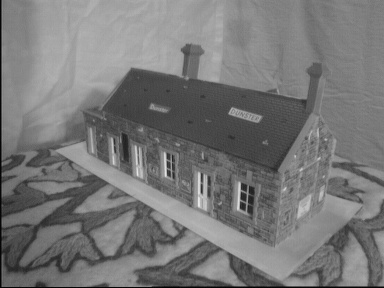
%> input picture vaja5/data/house1.jpg, 384 x 288 px
$ octave vaja5_naloga2.m   (GNU Octave 9; MATLAB toolbox functions it lacks are replaced by stand-ins)
%> lines starting %> are read from the running program, lines starting %| are printed output that depends on the picture
### vaja5/normalize2dpts.m
function [newpts, T] = normalize2dpts(pts)
% pts ... 2xN matrika to?k s slike

% newts ... 3XN matrika to?k (homogene koordinate)

pts = pts(1:2,:) ; Mu = mean(pts,2) ;
pt = pts - repmat(Mu,1,size(pts,2)) ; mean_dist = mean(sqrt(sum(pt.^2,1))) ;
scale = sqrt(2)/mean_dist ;
T = [scale, 0, -Mu(1)*scale ;...
0 scale -Mu(2)*scale; 0 0 1] ;
newpts = zeros(3,size(pts,2)) ;
for i = 1 : size(pts,2)
newpts(:,i) = T*[pts(:,i);1] ;
end

### vaja5/prikazipremico.m
function prikazipremico( l, w, h, col )
% l ... premica (l = [a , b, c])
% w ... 쉏rina slike
% h ... vi쉏na slike
% col ... barva premice (npr. col = 'g')

y1 = 0 ; y2 = h+1 ;
x1 = 0 ; x2 = w+1 ;
if l(2) < l(1)
    x1 = (-l(3)-l(2)*y1)/l(1) ;
    x2 = (-l(3)-l(2)*y2)/l(1) ;
else
    y1 = (-l(3)-l(1)*x1)/l(2) ;
    y2 = (-l(3)-l(1)*x2)/l(2) ;
end

plot([x1, x2], [y1, y2], col) ;

### vaja5/fundmatrixest_norm.m
function [F, e1, e2] = fundmatrixest_norm(x1, x2)
    [newpts1, T1] = normalize2dpts(x1);
    [newpts2, T2] = normalize2dpts(x2);

    [Fc, ~, ~] = fundmatrixest(newpts1, newpts2);

    F = T2'*Fc'*T1;

    [u,~,v]=svd(F);

    e1 = v(:,3)/v(3,3);
    e2 = u(:,3)/u(3,3);

### vaja5/fundmatrixest.m
function [F e1 e2] = fundmatrixest(x1, x2)
% Vhod:
% x1,x2 : 3xN matrika N homogenih to?k v 2D
% Izhod:
% F : 3x3 fundamentalna matrika, tako da velja x2’*F*x1 = 0
% e1 : epipol v prvi sliki, tako da velja F*e1 = 0
% e2 : epipol v drugi sliki, tako da velja F’*e2 = 0

u1 = x1(1,:)'; v1 = x1(2,:)';
u2 = x2(1,:)'; v2 = x2(2,:)';

A = [u1.*u2, u1.*v2, u1, v1.*u2, v1.*v2, v1, u2, v2, ones(size(u1, 1),1)];

[~,~,V] = svd(A);
v = V(:,length(V));
Ft = reshape(v,3,3)';

[U,D,V] = svd(Ft);
D(3,3) = 0;
F = U * D * V';
[U,D,V] = svd(F);
e1 = V(:,3)/V(3,3);
e2 = V(:,3)/U(3,3);

### vaja5/vaja5_naloga2.m
% !!! PREDEN ZA萅ETE:
% najprej vklju鑙te pot do va歟 vaje 4, kjer ste implementirali detektorje
% zna鑙lnih to鑛 in deskriptorje.
% v spremenljivko newPath vpi歩te to pot -- Lahko pa v mapi Vaja5 kerirate
% mapo localFdetector in vanjo skopirate vso kodo z vaje5. V tem primeru
% bo spodnja pot 瀍 kar prav nastavljena.
newPath = './localFdetector/' ;
rmpath(newPath) ;  addpath(newPath) ;


f_nm = 'house' ;
fname1 = ['data/',f_nm,'1.jpg'] ;
fname2 = ['data/',f_nm,'2.jpg'] ;
fname_points = ['data/','test_tocke.txt'] ;

% nalo瀒 slike
a_l = imread(fname1) ;
%> a_l is the input picture: size 288x384x3 uint8; min 0, max 232, mean 119.2
a_r = imread(fname2) ;
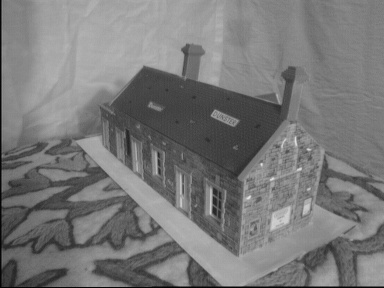
%> input picture vaja5/data/house2.jpg, 384 x 288 px
%> a_r is the input picture: size 288x384x3 uint8; min 0, max 229, mean 120.7

% [8 lines of commented-out code are left out]
pts = load('data/house_matches.txt') ;

pts_l = pts(1:10,1:2)' ;
pts_r = pts(1:10,3:4)' ;

% figure(2); clf ;
% displaymatches(a_l, pts_l(1,:), pts_l(2,:), a_r, pts_r(1,:), pts_r(2,:), []) ;

figure(1); clf;
P = load('data/demo_points_house.txt');
x1 = [P(:,[1,2])'; ones(1,length(P))];
x2 = [P(:,[3,4])'; ones(1,length(P))];
[F, e1, e2] = fundmatrixest_norm(x1, x2);
F
%to je resitev
Fx = load('F.txt');
Fx
p = [85;233;1];
r = [67;219;1];

l2 = F*p;
l2T = Fx*p;

%izris
I1 = imread('data/house1.jpg');
I2 = imread('data/house2.jpg');

figure(1);clf;
subplot(1,2,1)
imagesc(I1); colormap gray; axis equal; axis tight; hold on;
plot( p(1),p(2),'y*');
subplot(1,2,2)
imagesc(I2); axis equal; axis tight; hold on;
plot( r(1),r(2),'y*');
prikazipremico( l2, size(I2,2), size(I2,1), 'r' );
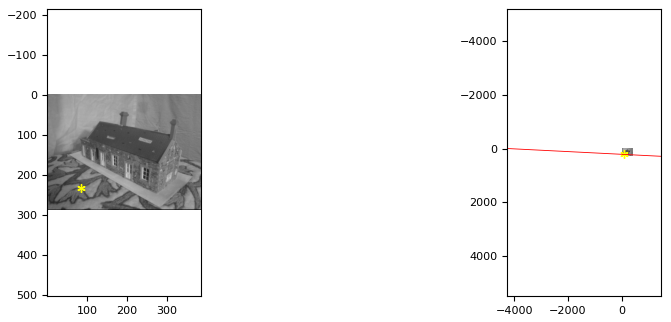
%> figure redrawn from the program's plot data, 2 panels

figure(2);clf;
subplot(1,2,1)
imagesc(I1); axis equal; colormap gray;  axis tight; hold on;
plot( p(1),p(2),'y*');
subplot(1,2,2)
imagesc(I2); axis equal; axis tight; hold on;
plot( r(1),r(2),'y*');
prikazipremico( l2T, size(I2,2), size(I2,1), 'r' );
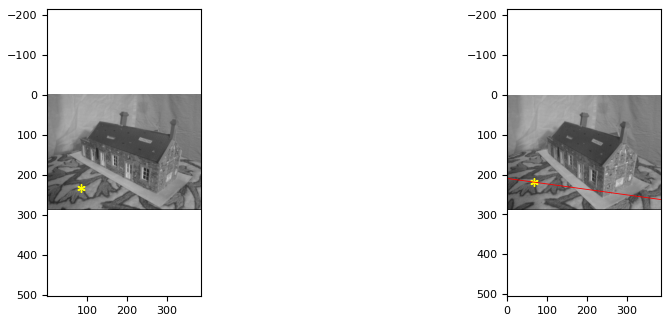
%> figure redrawn from the program's plot data, 2 panels
